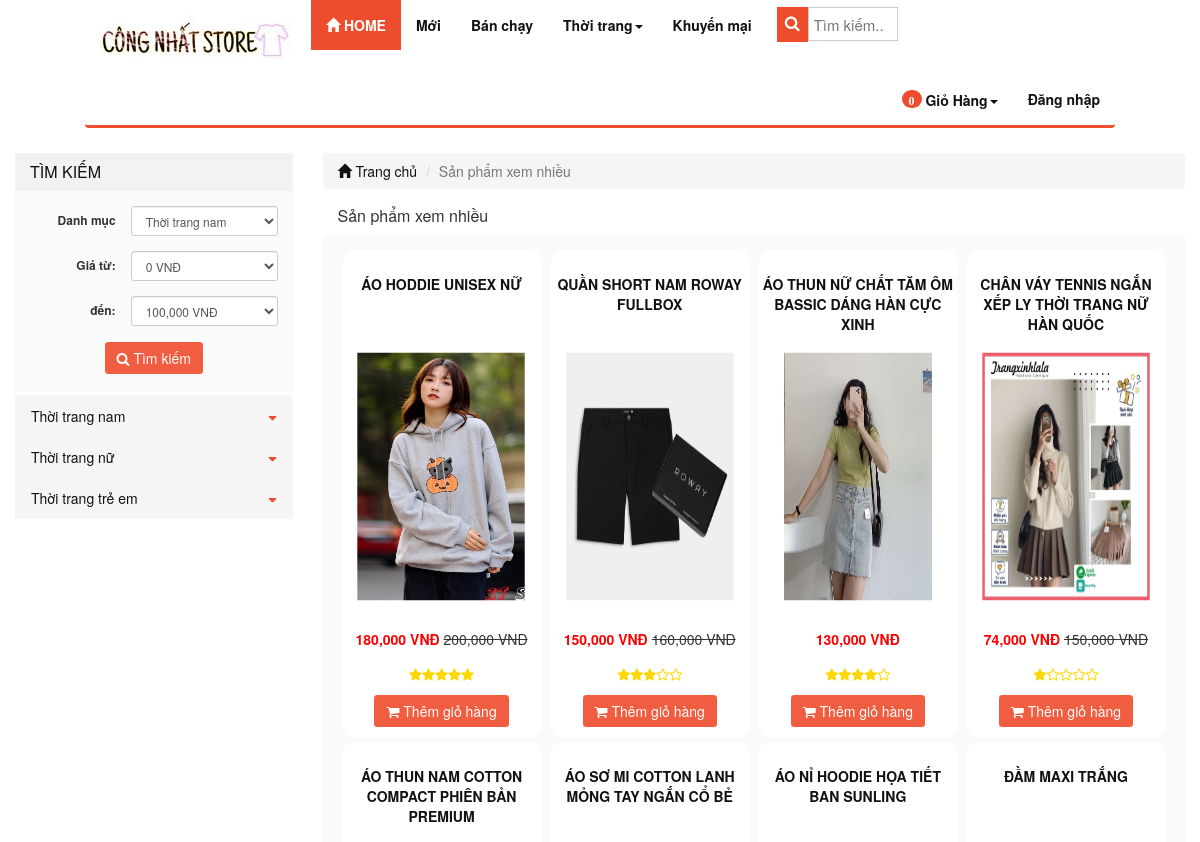
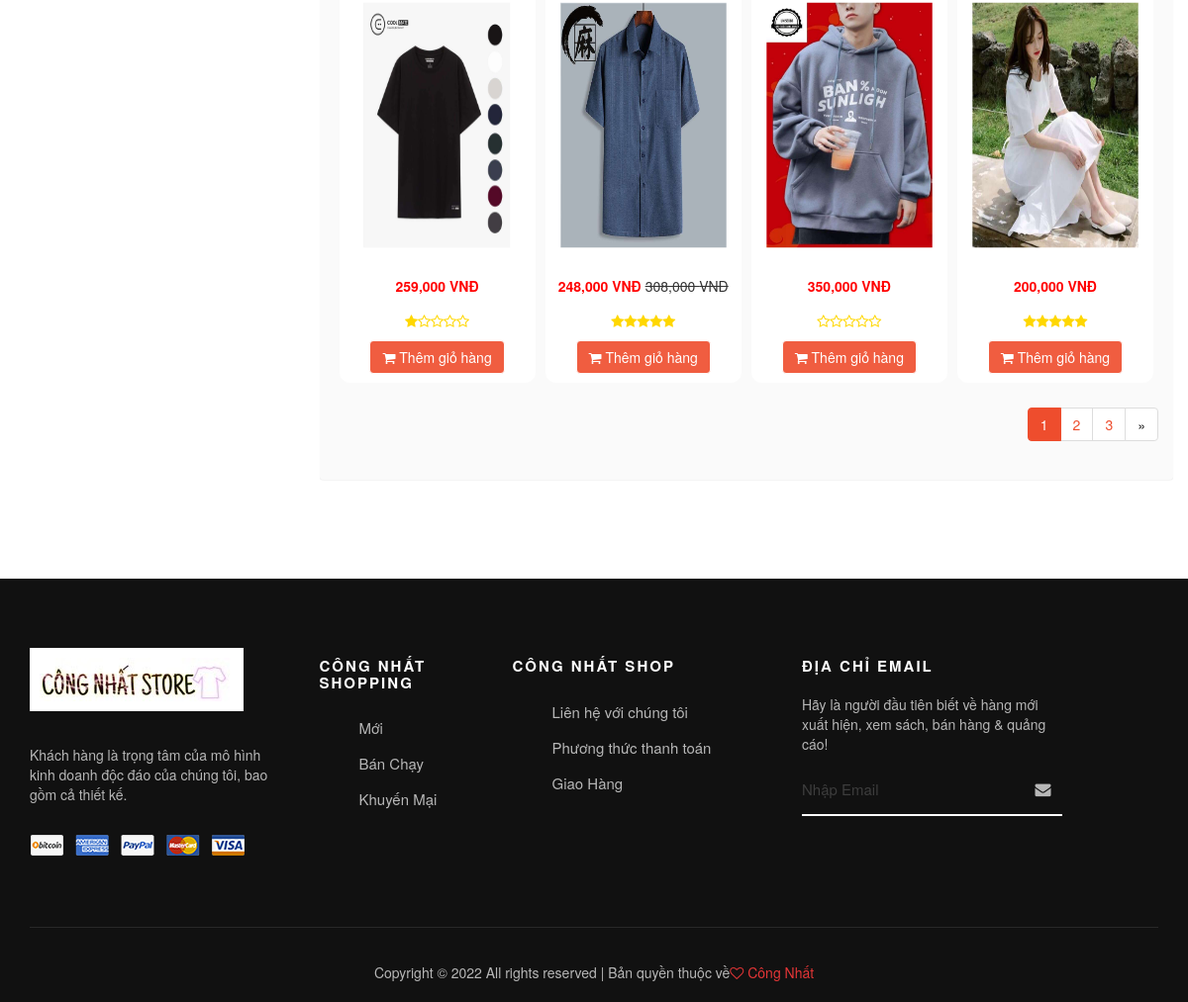
The page /index.php/product/views on the database its author committed (2 pictures, top to bottom).
### tables this page shows
CREATE TABLE `catalog` (
  `id` int(11) NOT NULL,
  `name` varchar(100) NOT NULL,
  `description` varchar(255) DEFAULT NULL,
  `parent_id` int(11) NOT NULL,
  `sort_order` tinyint(4) NOT NULL,
  `created` datetime NOT NULL
);

CREATE TABLE `product` (
  `id` int(255) NOT NULL,
  `catalog_id` int(11) NOT NULL,
  `name` varchar(255) NOT NULL,
  `content` text NOT NULL,
  `price` decimal(15,2) NOT NULL DEFAULT 0.00,
  `discount` int(11) DEFAULT 0,
  `image_link` varchar(100) NOT NULL,
  `image_list` text NOT NULL,
  `view` int(11) NOT NULL DEFAULT 0,
  `buyed` int(255) NOT NULL,
  `rate_total` int(255) NOT NULL DEFAULT 4,
  `rate_count` int(255) NOT NULL DEFAULT 1,
  `created` int(11) NOT NULL
);

### application/controllers/Product.php (called while the page is built, shortened)
<?php
class Product extends MY_Controller {
    public function __construct() {
        parent::__construct();
        $this->load->model('product_model');
        $this->load->model('catalog_model');
        $this->load->model('comment_model');
        $this->load->model('user_model');
        $this->load->model('sizedetail_model');
        $this->load->model('size_model');
        $this->load->model('order_model');
        $this->load->library('form_validation');
        $this->load->helper('form');
        $this->load->library('upload');
        $this->load->library('upload_library');
    }
    public function views() {
        $input = array();
        $input['order'] = array('view', 'DESC');
        $this->load->library('pagination');
        $base_url = base_url('product/views');
        $total = 20;
        $per = 8;
        $uri = 3;
        $config = pagination($base_url, $total, $per, $uri);
        $segment = $this->uri->segment(3);
        $segment = intval($segment);
        $input['limit'] = array($config['per_page'], $segment);
        $product_list = $this->product_model->get_list($input);
        $this->data['product_list'] = $product_list;
        $this->data['temp'] = 'site/product/views';
        $this->load->view('site/layoutsub', $this->data);
    }
}

### index.php (called while the page is built, shortened)
<?php
require_once BASEPATH.'core/CodeIgniter.php';

### application/core/MY_Controller.php (called while the page is built, shortened)
<?php
class MY_Controller extends CI_Controller {
	function __construct()
	{
		$controller = $this->uri->segment(1);
		switch ($controller) {
			default:
				$input = array();
				$input['where'] = array('parent_id' => '1');
				$input['order'] = array('sort_order', 'ASC');
				$catalog = $this->catalog_model->get_list($input);
				break;
		}
	}
}

### application/core/MY_Model.php (called while the page is built, shortened)
<?php if ( ! defined('BASEPATH')) exit('No direct script access allowed');
class MY_Model extends CI_Model {
    var $table = '';
    var $key = 'id';
    var $order = '';
    function query2($sql){
        $rows = $this->db->query($sql);
        return $rows->row();
    }
    function get_list($input = array())
    {
        $query = $this->db->get($this->table);
        return $query->result();
    }
    protected function get_list_set_input($input = array())
    {
        if ((isset($input['where'])) && $input['where'])
        {
            $this->db->where($input['where']);
        }
        if (isset($input['order'][0]) && isset($input['order'][1]))
        {
            $this->db->order_by($input['order'][0], $input['order'][1]);
        }
        else
        {
            $order = ($this->order == '') ? array($this->table.'.'.$this->key, 'desc') : $this->order;
            $this->db->order_by($order[0], $order[1]);
        }
        if (isset($input['limit'][0]) && isset($input['limit'][1]))
        {
            $this->db->limit($input['limit'][0], $input['limit'][1]);
        }
    }
}
?>

### application/views/site/product/views.php (the view)
<div class="col-xs-12 col-sm-9 col-md-9 col-lg-9 clearpaddingr">
    <div class="col-xs-12 col-sm-12 col-md-12 col-lg-12 clearpadding">
        <ol class="breadcrumb">
            <li><a href="<?php echo base_url(); ?>"><span class="glyphicon glyphicon-home" aria-hidden="true"></span> Trang chủ</a></li>
            <li class="active">Sản phẩm xem nhiều</li>
        </ol>
        <div class="panel panel-info">
            <div class="panel-heading" style="text-align: left">
                <h3 class="panel-title">Sản phẩm xem nhiều</h3>
            </div>
            <div class="panel-body">
                <div class="col-xs-12 col-sm-12 col-md-12 col-lg-12 clearpadding">
                    <?php
                    foreach ($product_list as $value) {
                        $name = covert_vi_to_en($value->name);
                        $name = strtolower($name);
                        ?>
                        <div class="col-xs-12 col-sm-6 col-md-3 col-lg-3 re-padding">
                            <div class="product_item">
                                <p class="product_name" ><a href="<?php echo base_url($name . '-p' . $value->id); ?>" ><?php echo $value->name; ?></a></p>
                                <div class="product-image">
                                    <a href="<?php echo base_url($name . '-p' . $value->id); ?>"><img src="<?php echo base_url(); ?>upload/product/<?php echo $value->image_link; ?>" alt="" class=""></a>
                                </div>
                                <?php
                                if ($value->discount > 0) {
                                    $new_price = $value->price - $value->discount;
                                    ?>
                                    <p><span class='price text-right'><?php echo number_format($new_price); ?> VNĐ</span> <del class="product-discount"><?php echo number_format($value->price); ?> VNĐ</del></p>
                                <?php } else { ?>
                                    <p><span class='price text-right'><?php echo number_format($value->price); ?> VNĐ</span></p>
                                    <?php } ?>
                                <p>
                                    <?php $raty_tb = round($value->rate_total / $value->rate_count); ?>
                                    <?php
                                    $i2 = 1;
                                    for ($i2; $i2 <= $raty_tb; $i2++) {
                                        echo '<i class="fa fa-star" style="color:gold"></i>';
                                    }
                                    $i3 = 1;
                                    for ($i3; $i3 <= (5 - $raty_tb); $i3++) {
                                        echo '<i class="fa fa-star-o" style="color: gold"></i>';
                                    }
                                    ?>
                                </p>
                                <?php
                                $query_count = 'SELECT SUM(quantity) As totalproduct FROM sizedetail WHERE product_id = ' . $value->id;
                                $result = $this->sizedetail_model->query2($query_count);
                                $sl = $result->totalproduct;
                                if ($sl > 0) {
                                    ?>
                                    <a href="<?php echo base_url('cart/add/' . $value->id); ?>"><button class='btn btn-info'><span class="fa fa-shopping-cart" aria-hidden="true"></span> Thêm giỏ hàng</button></a>
                                <?php } else { ?>
                                    <a style="pointer-events: none;"><button style="pointer-events: none;background-color: #333;border: none " class='btn btn-info'>Hết hàng</button></a>
    <?php } ?>
                            </div>
                        </div>
                <?php } ?>
                </div>
<?php echo $this->pagination->create_links(); ?>
            </div>
        </div>
    </div>
</div>

### application/views/site/sidebar.php (shortened to what this page needs)
<?php
$catalog_id = isset($catalog_id) ? $catalog_id : NULL;
$price_from = isset($price_from) ? $price_from : NULL;
$price_to = isset($price_to) ? $price_to : NULL;
?>
<div class="col-xs-12 col-sm-3 col-md-3 col-lg-3 clearpaddingl">
    <div class="panel panel-info" style="margin-bottom: 5px;">
        <div class="panel-heading" style="background-color: #f2f2f2;color: #111">
            <h3 class="panel-title">TÌM KIẾM</h3>
        </div>
        <div class="panel-body">
            <form class="form-horizontal text-center" method="post" action="<?php echo base_url('product/search'); ?>">
                <div class="form-group form-group-sm">
                    <label class="col-sm-5 clearpaddingl control-label" for="formGroupInputSmall">Danh mục</label>
                    <div class="col-sm-7" style="padding-left: 0px">
                        <select class="form-control" name="catalog_id">
                            <?php foreach ($catalog as $value) { ?>
                                <option value="<?php echo $value->id; ?>" style='font-weight: bold' <?php if ($value->id == $catalog_id) echo 'selected'; ?>><?php echo $value->name; ?></option>
                    <?php } ?>
                    </select>
                </div>
        </div>
        <div class="form-group form-group-sm">
            <label class="col-sm-5 control-label" for="formGroupInputSmall">Giá từ:</label>
            <div class="col-sm-7" style="padding-left: 0px">
                <select class="form-control" name="price_from">
                    <?php for ($i = 0; $i < 1400000; $i = $i + 100000) { ?>
                        <option value="<?php echo $i ?>" <?php if ($i == $price_from) echo 'selected'; ?>><?php echo number_format($i); ?> VNĐ</option>
                    <?php } ?>
                </select>
            </div>
        </div>
        <div class="form-group form-group-sm">
            <label class="col-sm-5 control-label" for="formGroupInputSmall">đến:</label>
            <div class="col-sm-7" style="padding-left: 0px">
                <select class="form-control" name="price_to">
                    <?php for ($i = 100000; $i < 1500000; $i = $i + 100000) { ?>
                        <option value="<?php echo $i ?>" <?php if ($i == $price_to) echo 'selected'; ?>><?php echo number_format($i); ?> VNĐ</option>
                    <?php } ?>
                </select>
            </div>
        </div>
                <button class="btn btn-info" type="submit" name='submit'><i class="fa fa-search"></i> Tìm kiếm</button>
        </form>
    </div>
</div>
<div class="panel panel-info">
    <div class="panel-body" style="padding:0px">
        <div class="list-group">
            <?php
            foreach ($catalog as $value) {
                $name = covert_vi_to_en($value->name);
                $name = strtolower($name);
                ?>
                <div class="list-group">
                    <button class="list-group-item dropdown-btn">
                        <a href="<?php echo base_url($name . '-c' . $value->id); ?>" class=""><?php echo $value->name; ?></a>
                        <i class="fa fa-caret-down" ></i>
                    </button>
                </div>
            <?php } ?>
        </div>
    </div>
</div>
</div>

### public/site/css/style.css (style rules this page uses)
.clearpadding { padding-left: 0px; padding-right: 0px; }
.clearpaddingl { padding-left: 0px; }
.clearpaddingr { padding-right: 0px; }
.re-padding { padding-right: 5px; padding-left: 5px; }
.panel { margin-bottom: 0px; }
.product_item { border: 1px solid #ffffff; border-radius: 10px; text-align: center; padding-top: 8px; padding-bottom: 8px; margin-bottom: 5px; background-color: #ffffff; }
.dropdown-btn { position: relative; display: block; padding: 10px 15px; margin-bottom: -1px; background-color: #f5f5f5; border: 1px solid #f5f5f5; }
.fa-caret-down { margin-top: 2%; float: right; color: rgb(238, 77, 45); }
.product_name { height: 55px; text-transform: uppercase; font-size: 14px; color: #111111; font-weight: bold; }
.price { color: red; font-weight: bold; }
.product-image { margin-top:8px; margin-bottom:8px; }
.product-image img { width: 95%; height: 275px; -webkit-transform:scale(0.9); -moz-transform:scale(0.9); -o-transform:scale(0.9); transition: all .4s ease; -webkit-transition: all .4s ease; -moz-transition: all .4s ease; -o-transition: all .4s ease; }
.breadcrumb { margin-bottom: 8px; }
.list-group { margin-bottom: 0px; }

### rows shown on the page
catalog: name "Thời trang nam"
catalog: name "Thời trang nữ"
catalog: name "Thời trang trẻ em"
product: name "ÁO HODDIE UNISEX NỮ", image_link (picture), new_price "180,000", price "200,000", rate_total 5 (drawn)
product: name "QUẦN SHORT NAM ROWAY FULLBOX", image_link (picture), new_price "150,000", price "160,000", rate_count 2 (drawn)
product: name "ÁO THUN NỮ CHẤT TĂM ÔM BASSIC DÁNG HÀN CỰC XINH", image_link (picture), price "130,000", rate_total 4 (drawn)
product: name "CHÂN VÁY TENNIS NGẮN XẾP LY THỜI TRANG NỮ HÀN QUỐC", image_link (picture), new_price "74,000", price "150,000"
product: name "ÁO THUN NAM COTTON COMPACT PHIÊN BẢN PREMIUM", image_link (picture), price "259,000"
product: name "ÁO SƠ MI COTTON LANH MỎNG TAY NGẮN CỔ BẺ", image_link (picture), new_price "248,000", price "308,000", rate_total 5 (drawn)
product: name "ÁO NỈ HOODIE HỌA TIẾT BAN SUNLING", image_link (picture), price "350,000", rate_total 5 (drawn)
product: name "ĐẦM MAXI TRẮNG", image_link (picture), price "200,000", rate_total 5 (drawn)

### other values the page prints
$total_items "0"
$this->pagination->create_links() "1 2 3 »"
form field catalog_id "Thời trang nam"
form field price_from "0 VNĐ"
form field price_to "100,000 VNĐ"
